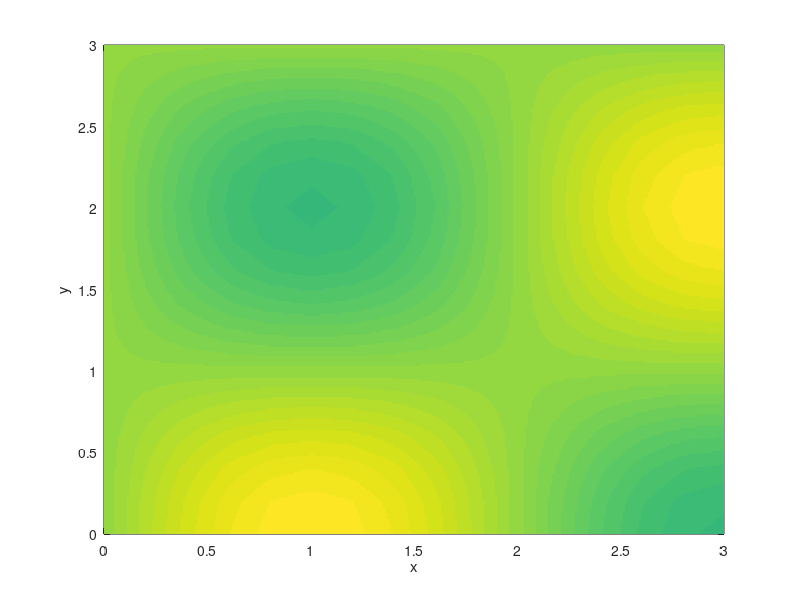
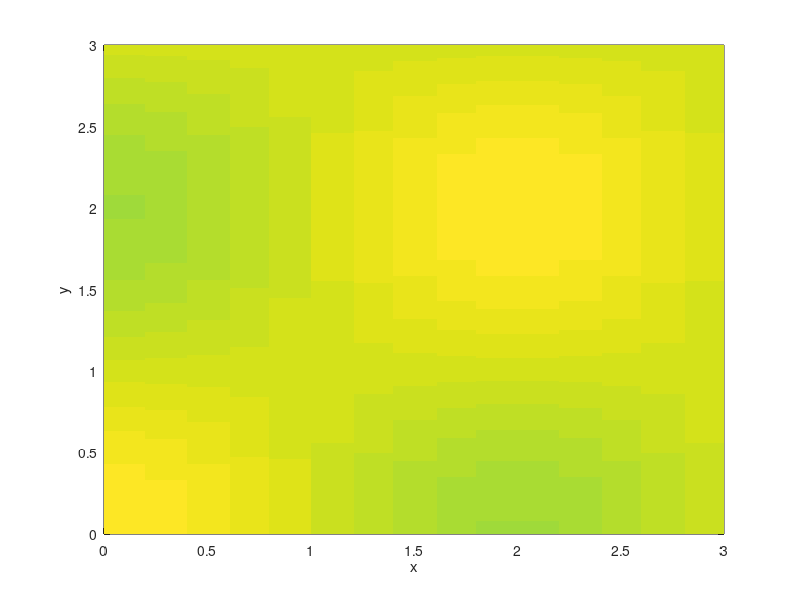
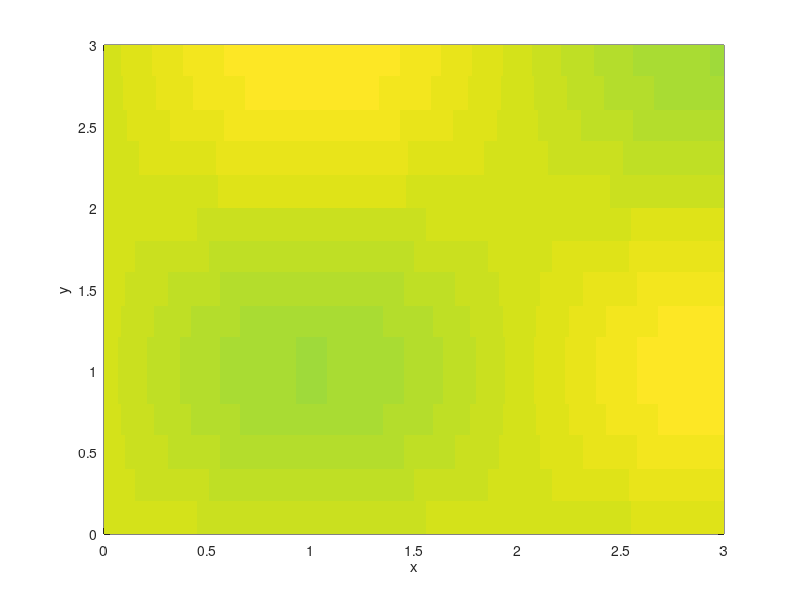

These charts were generated, in order, by the following MATLAB code:
clear; clc; close all;

len = 301;
x = linspace(0,3,len);
y = linspace(0,3,len)';

fxy = (0.5 * cos(y*pi/2)) * sin(x*pi/2);

% % syms x y;
% % fxy = (0.5 * cos(y*pi/2)) * sin(x*pi/2);
% % fxy_x = jacobian(fxy,x)
% % fxy_y = jacobian(fxy,y)

dis = 0.2;

xdis = x(1):dis:x(end);
ydis = y(1):dis:y(end);

len_i = length(xdis);

fxy_bl = zeros(len,len);
fxy_bl_x = zeros(len,len);
fxy_bl_y = zeros(len,len);
fxy_x = zeros(len,len);
fxy_y = zeros(len,len);
fxy_bl_x_fd = zeros(len,len);
fxy_bl_y_fd = zeros(len,len);
for i = 1:len
    
    ix1_uncstr = floor(x(i) / dis);
    if ix1_uncstr + 1 > len_i
        ix1 = len_i;
        ix2 = len_i;
    else
        ix1 = ix1_uncstr + 1;
        ix2 = ix1_uncstr + 1 + 1;
        if ix2 > len_i
            ix2 = len_i;
        end
    end
    x1 = ix1_uncstr*dis;
    x2 = x1+dis;

    for j = 1:len

        iy1_uncstr = floor(y(j) / dis);
        if iy1_uncstr + 1 > len_i
            iy1 = len_i;
            iy2 = len_i;
        else
            iy1 = iy1_uncstr + 1;
            iy2 = iy1_uncstr + 1 + 1;
            if iy2 > len_i
                iy2 = len_i;
            end
        end
        y1 = iy1_uncstr*dis;
        y2 = y1+dis;
        
        
        f11 = (0.5 * cos(ydis(iy1)*pi/2)) * sin(xdis(ix1)*pi/2);
        f12 = (0.5 * cos(ydis(iy2)*pi/2)) * sin(xdis(ix1)*pi/2);
        f21 = (0.5 * cos(ydis(iy1)*pi/2)) * sin(xdis(ix2)*pi/2);
        f22 = (0.5 * cos(ydis(iy2)*pi/2)) * sin(xdis(ix2)*pi/2);

        fxy_bl(j,i) = 1/(dis*dis) * [x2 - x(i), x(i) - x1] * [f11 f12; f21 f22] * [y2 - y(j); y(j) - y1];
        
        fxy_bl_x(j,i) = (f11/dis^2 - f21/dis^2)*(y(j) - y2) - (f12/dis^2 - f22/dis^2)*(y(j) - y1);
 
        fxy_bl_y(j,i) = (f11*(x(i) - x2))/dis^2 - (f12*(x(i) - x2))/dis^2 - (f21*(x(i) - x1))/dis^2 + (f22*(x(i) - x1))/dis^2;
        
        delta_fd = 0.00001;
        fxy_bl_x_fd(j,i) = ...
            ( ...
            (1/(dis*dis) * [x2 - (x(i)+delta_fd), (x(i)+delta_fd) - x1] * [f11 f12; f21 f22] * [y2 - y(j); y(j) - y1]) - ...
            (1/(dis*dis) * [x2 - (x(i)-delta_fd), (x(i)-delta_fd) - x1] * [f11 f12; f21 f22] * [y2 - y(j); y(j) - y1]) ...
            ) / (2*delta_fd);
        fxy_bl_y_fd(j,i) = ...
            ( ...
            (1/(dis*dis) * [x2 - x(i), x(i) - x1] * [f11 f12; f21 f22] * [y2 - (y(j)+delta_fd); (y(j)+delta_fd) - y1]) - ...
            (1/(dis*dis) * [x2 - x(i), x(i) - x1] * [f11 f12; f21 f22] * [y2 - (y(j)-delta_fd); (y(j)-delta_fd) - y1]) ...
            ) / (2*delta_fd);
        
        fxy_x(j,i) = (pi*cos((pi*x(i))/2)*cos((pi*y(j))/2))/4;
 
        fxy_y(j,i) = -(pi*sin((pi*x(i))/2)*sin((pi*y(j))/2))/4;
        
    end
    
end

%%
figure('color','w'); hold on; grid on; box on;

surf(x, y, fxy, 'edgecolor', 'none');
surf(x, y, fxy_bl + 2, 'edgecolor', 'none');

xlabel('x');
ylabel('y');
zlabel('f');

%%
figure('color','w'); hold on; grid on; box on;

sc = 1.5;

surf(x, y, sc*fxy_x, 'edgecolor', 'none');
surf(x, y, sc*fxy_bl_x + 7, 'edgecolor', 'none');
surf(x, y, sc*fxy_bl_x_fd + 14, 'edgecolor', 'none');

xlabel('x');
ylabel('y');
zlabel('f_x');

%%
figure('color','w'); hold on; grid on; box on;

sc = 1.5;

surf(x, y, sc*fxy_y, 'edgecolor', 'none');
surf(x, y, sc*fxy_bl_y + 7, 'edgecolor', 'none');
surf(x, y, sc*fxy_bl_y_fd + 14, 'edgecolor', 'none');

xlabel('x');
ylabel('y');
zlabel('f_y');
